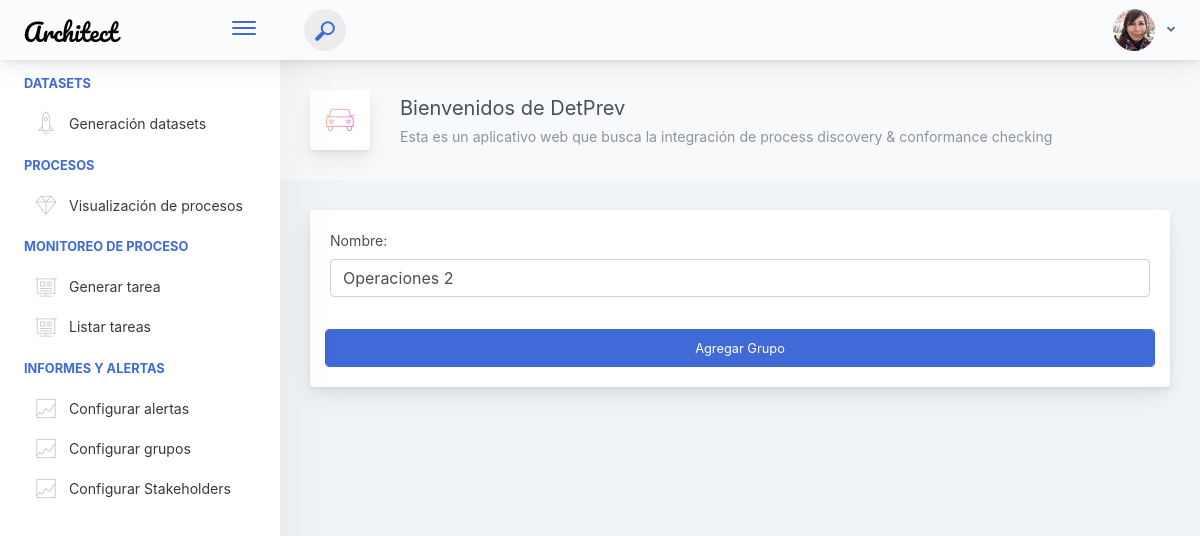
The page /stakeholder_list/create_or_update/1/ (signed in) on the database as committed earlier.
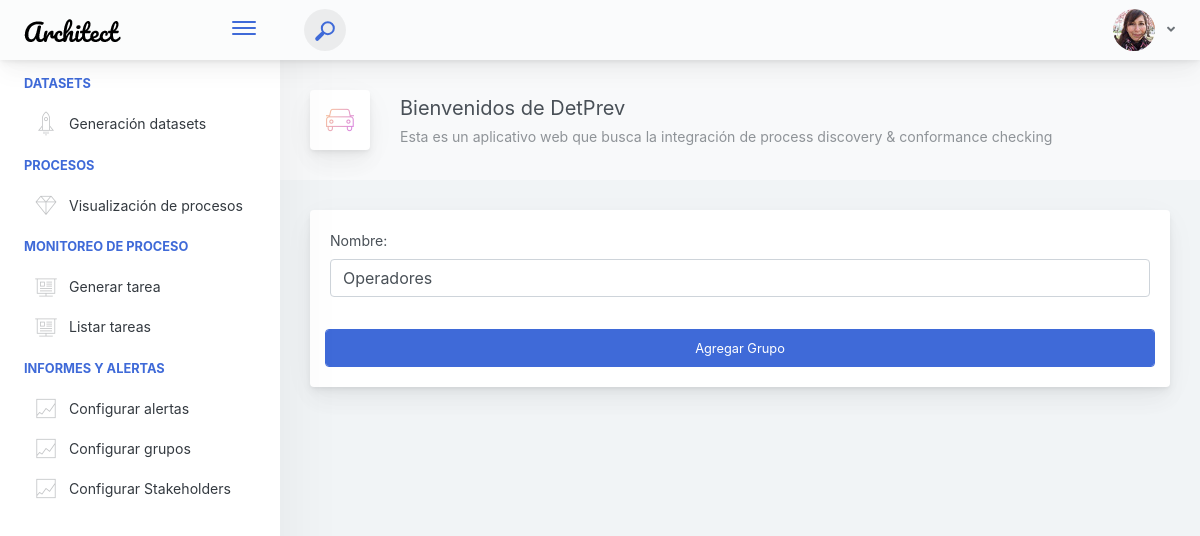
The same page on the database as committed later.
### main/models.py (models this page shows, shortened)
class StakeholderList(models.Model):
    name=models.CharField(max_length=50)

### main/views.py (the view)
# urls.py: path('stakeholder_list/create_or_update/',stakeholder_list_create_or_update),
@login_required
def stakeholder_list_create_or_update(request, stakeholder_list_id=None):
    if stakeholder_list_id is not None:
        stakeholder_list = StakeholderList.objects.get(id=stakeholder_list_id)
        form = stakeholderListForm(
            request.POST or None, instance=stakeholder_list)
    else:
        form = stakeholderListForm(request.POST or None)
    if request.method == 'GET':
        context = {'form': form}
        return render(request, 'stakeholder_list_create_or_update.html', context)
    else:
        if form.is_valid():
            form.save()
        return redirect('/stakeholder_list')

### main/forms.py
class stakeholderListForm(forms.ModelForm):
    name=forms.CharField()
    name.widget.attrs.update({'class':'form-control'})
    class Meta:
            model = StakeholderList
            fields = '__all__'

### main/templates/stakeholder_list_create_or_update.html (shortened to what this page needs)
{% extends "base.html" %}
{% load static %}
{% block content %}
<div class="main-card mb-3 card">
    <div class="card-body">
        <form class="" method="POST">
            <div class="form-row">
                <div class="col-md-12">
                    <div class="position-relative form-group"><label>Nombre:</label>{{form.name}}</div>
                </div>
            </div>
            <div class="form-row mt-3">
            <button type="submit" class="form-control btn btn-primary submit px-3">Agregar Grupo</button>
            </div>
        </form>
    </div>
</div>
{% endblock %}

Rows that differ between the two databases and show on the page:
changed StakeholderList: name "Operaciones 2" → "Operadores"
